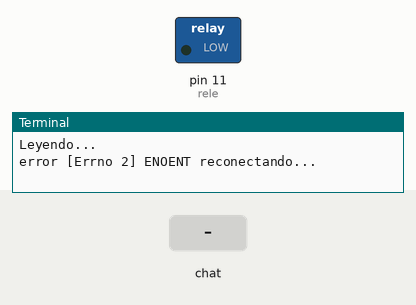
This program was run on a simulated Raspberry Pi (header pin numbers). On the bench: switched loads named in the program (green lamp = pin HIGH), the last lines printed to the terminal. The test bench sets the inputs (shaded band). The clock reads 2024-03-15 10:24:30 at power-on unless the program sets it; files that are not in the repository are absent.

Above: at 1.2 s.
1.3 s: chat message "/control" arrives
At 2.1 s:
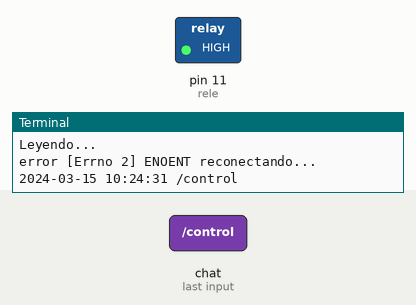
Timing chart, 0 to 4.3 s (numbered marks = the images above; inputs shaded):
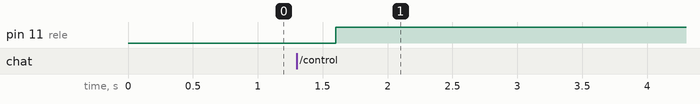

The program:

telepot_control.py
```python
#!/usr/bin/python3

import time
import telepot
import serial
import datetime
import RPi.GPIO as GPIO

TOKEN = 'COLOCAR_EL_TOKEN_DE_TU_BOT'   # token del bot
chat_id = "ID_DE_TU_CHAT"

rele = 11
GPIO.setwarnings(False)
GPIO.setmode(GPIO.BOARD)
GPIO.setup(rele, GPIO.OUT)

def ejecutar_accion(chat_id):
    bot.sendMessage(chat_id, 'ejecutando acción')
    estatus = GPIO.input(rele)
    if estatus == 1: estatus = 0
    else: estatus = 1
    GPIO.output(rele, estatus)
    return

def handle(msg):
    #bot.sendMessage(chat_id, "conectado")
    content_type, chat_type, chat_id = telepot.glance(msg)
    #print(content_type, chat_type, chat_id)
    fecha, hora = fecha_y_hora()
    print(fecha, hora, msg['text'])
    if content_type == 'text':
        if msg['text'] == '/control':
           ejecutar_accion(chat_id)
    return

def fecha_y_hora():
    fecha = datetime.date.today()
    hora = datetime.datetime.now()
    return fecha, str(hora.hour) + ':' + str(hora.minute) + ':' + str(hora.second)

def check_event_usb():
    s = serial.Serial('/dev/ttyUSB0') # open COM
    s.baudrate = 115000 # set Baud rate to 9600
    s.bytesize = 8    # Number of data bits = 8
    s.parity   = 'N'  # No parity
    s.stopbits = 1    # Number of Stop bits = 1
    msg = s.readline()
    msg = msg.decode('utf-8')
    pos = msg.find('t')
    temp = msg[pos+1:].removesuffix('\r\n')
    fecha, hora = fecha_y_hora()
    print(fecha, hora, temp, end='')
    if float(temp) >= 24:
        print(' -> temperatura elevada!!!')
        bot.sendMessage(chat_id, str(temp) + ' -> temp elevada')
    else:
        print(' -> temperatura normal')
    s.close()
    return

def check_event_file():
	f = open("evento", "r+")
	temp = (f.read()).rstrip()
	f.truncate(0)
	f.close()
	if temp != '':
		fecha, hora = fecha_y_hora()
		print(fecha, hora, temp)
		bot.sendMessage(chat_id, str(temp) + ' -> temp elevada')
	return

##### MAIN ######
bot = telepot.Bot(TOKEN)
bot.message_loop(handle)
print ('Leyendo...')

# Keep the program running.
while 1:
   try:
    check_event_file()
    time.sleep(10)
   except Exception as e:
      print ('error', e, 'reconectando...')
      time.sleep(10)
```

Measured:
- after the input at 1.3 s, pin 11 (rele): LOW → HIGH after 0.30 s
